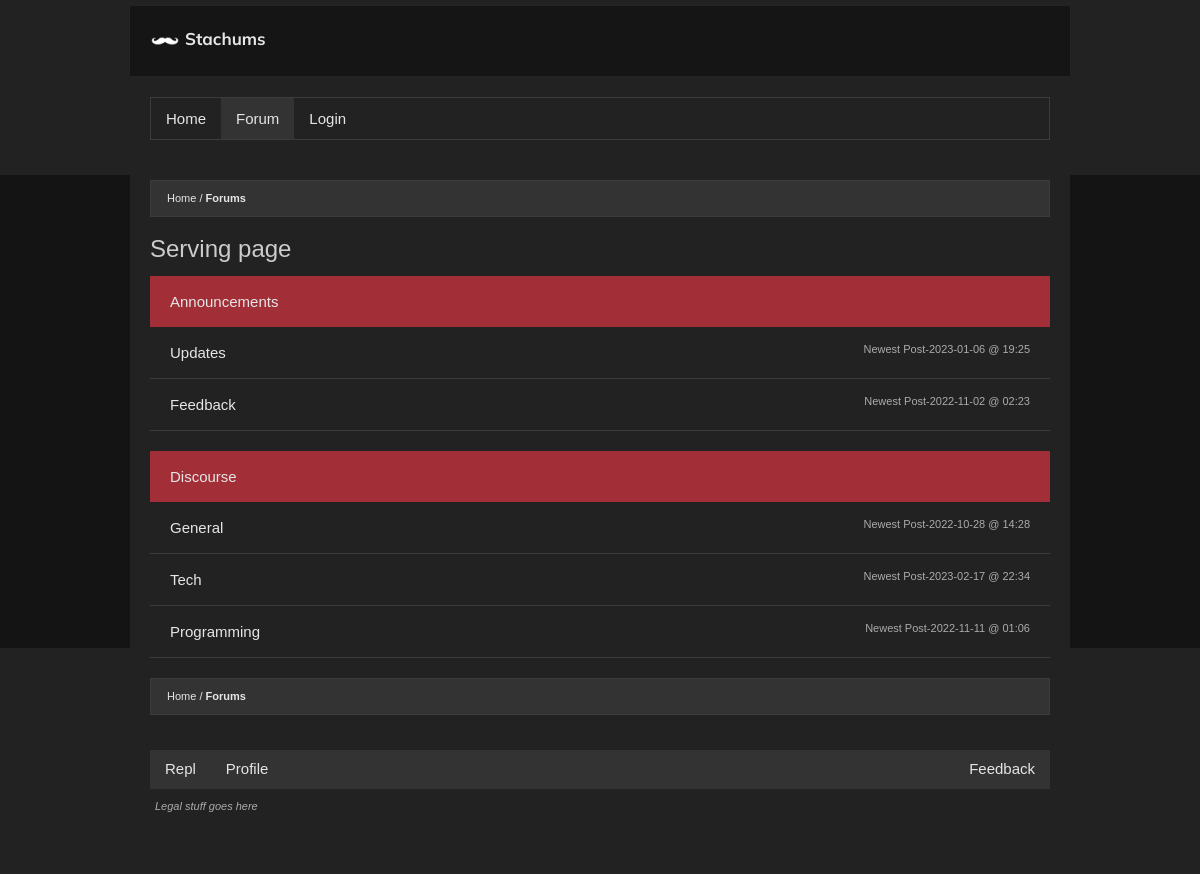
Page /serve on the committed database.
### main.py (models this page shows, shortened)
class Topic(db.Model):
  id = db.Column(db.Integer, primary_key=True)
  name = db.Column(db.String(200), nullable=False)
  subtopics = db.relationship('Subtopic', backref='topic', lazy=True)

class Subtopic(db.Model):
  id = db.Column(db.Integer, primary_key=True)
  name = db.Column(db.String(200), nullable=False)
  m_url = db.Column(db.String(60), unique=True, nullable=False)
  posts = db.relationship('Post', backref='subtopic', lazy=True)
  m_topic = db.Column(db.Integer, db.ForeignKey('topic.id'), nullable=False)
  adminTopic = db.Column(db.Boolean(), nullable=False, default=False)

class Post(db.Model):
  id = db.Column(db.Integer, primary_key=True)
  title = db.Column(db.String(200), nullable=False)
  content = db.Column(db.String(3000), nullable=False)
  author_id = db.Column(db.Integer, db.ForeignKey('user.id'), nullable=False)
  author = db.relationship(lambda: User,
                           uselist=False,
                           overlaps='post,user',
                           viewonly=True)
  created_on = db.Column(db.DateTime,
                         nullable=False,
                         default=datetime.utcnow,
                         index=True)
  replies = db.relationship('Comment', backref='post', lazy=True)
  msubtopic = db.Column(db.Integer,
                        db.ForeignKey('subtopic.id'),
                        nullable=False)
  sub = db.relationship(lambda: Subtopic,
                        uselist=False,
                        overlaps='post,subtopic',
                        viewonly=True)
  uuid = db.Column(db.String(40), default=tools.CreateUUID())
  mtag = db.Column(db.Integer, db.ForeignKey('tags.id'), nullable=True)
  tag = db.relationship(lambda: Tags,
                        uselist=False,
                        overlaps='post,tags',
                        viewonly=True)
  anon = db.Column(db.Boolean(), nullable=False, default=False)
  edited_time = db.Column(db.DateTime,
                         nullable=True)
  votes = db.relationship('ContentVote', backref='post', lazy=True)

### main.py (the view)
@app.route('/serve')
def mserve():
  topics = Topic.query.limit(5).all()
  return render_template("serve.html", topics=topics)

### templates/serve.html (shortened to what this page needs)
{% extends 'base.html' %}
{% set active_page = 'forum' %}
{% block main %}
  <ul class="bread">
    <li><a href="#">Home</a></li>
    <li><a href="#" class="bold">Forums</a></li>
  </ul>
  <div class="title"><h1>Serving page</h1></div>
  {% for topic in topics %}
  <div class="group">
    <div class="node">
      <h4 class="nodeTitle">{{ topic.name }}</h4>
    </div>
    {% if topic.subtopics|length > 0 %}
    {% for sub in topic.subtopics %}
    <div class="subunit clearfix">
      <a href="{{url_for('topic', murl=sub.m_url )}}"><h4>{{ sub.name }}</h4></a>
      {% if sub.posts|length > 0 %}
        <a class="recent" href="{{url_for('topic', murl=sub.m_url )}}">Newest Post-<time class="time">{{ sub.posts[-1].created_on.strftime('%Y-%m-%d @ %H:%M') }}</time></a>
      {% endif %}
      </div>
    {% endfor %}
    {% else %}
    <div class="subunit clearfix"><a href="javascript:void(0)"><h4>No subtopics exist yet.</h4></a> <a class="recent" href="javascript:void(0)">Newest Post-<time class="time">NaN @ NaN</time></a></div>
    {% endif %}
  </div>
  {% endfor %}
  <ul class="bread">
    <li><a href="#">Home</a></li>
    <li><a href="#" class="bold">Forums</a></li>
  </ul>
</div>
{% endblock %}

### static/style.css (style rules this page uses)
html, body { height: 100%; width: 100%; overflow-x: hidden; margin: 0; color: rgb(230, 230, 230); background-color: rgb(20, 20, 20); font-family: Arial, Helvetica, sans-serif; font-family: Verdana, sans-serif; font-size: 15px; -moz-text-size-adjust: 100%; -ms-text-size-adjust: 100%; text-size-adjust: 100%; -webkit-text-size-adjust: 100%; line-height: 1.4; word-wrap: break-word; }
ul { list-style-type: none; margin: 0; padding: 0; }
.content ul.bread { margin: auto; padding: 10px 16px; background-color: #333; margin-bottom: 15px; border: 1px solid rgb(60, 60, 60); font-size: 11px; }
.bread li { display: inline; }
.bread li a { text-decoration: none; color: rgb(230, 230, 230); }
.bread li+li:before { content: "/\00a0"; }
.content a { color: rgb(230, 230, 230); }
.bold { font-weight: bold; }
h1, h2, h3, h4, h5, h6 { font-weight: normal; font-family: Arial, Helvetica, sans-serif; }
.title h1 { font-size: 24px; color: #ccc; overflow: hidden; }
.title { margin-bottom: 10px; }
.group { margin-bottom: 20px; }
.group .node { background-color: #a22f37; padding: 15px 20px; }
.group .node .nodeTitle { margin: 0; }
.group .subunit { border-bottom: 1px solid rgb(60, 60, 60); padding: 15px 20px; }
.group .subunit a { text-decoration: none; float: left; }
.group .subunit a h4 { margin: 0; }
.group .subunit a.recent { float: right; color: #acacac; font-size: 11px; }
article ul, ol, h1, h2, h3, h4, h5, h6 { white-space: normal; margin: 0; }
.clearfix::after { content: ""; clear: both; display: table; }

### rows in the picture
Topic: name "Announcements"
Subtopic: name "Updates", created_on "2023-01-06 @ 19:25"
Subtopic: name "Feedback", created_on "2022-11-02 @ 02:23"
Topic: name "Discourse"
Subtopic: name "General", created_on "2022-10-28 @ 14:28"
Subtopic: name "Tech", created_on "2023-02-17 @ 22:34"
Subtopic: name "Programming", created_on "2022-11-11 @ 01:06"

### other values in the picture
{{ settings['website']['name'] }} "Stachums"
